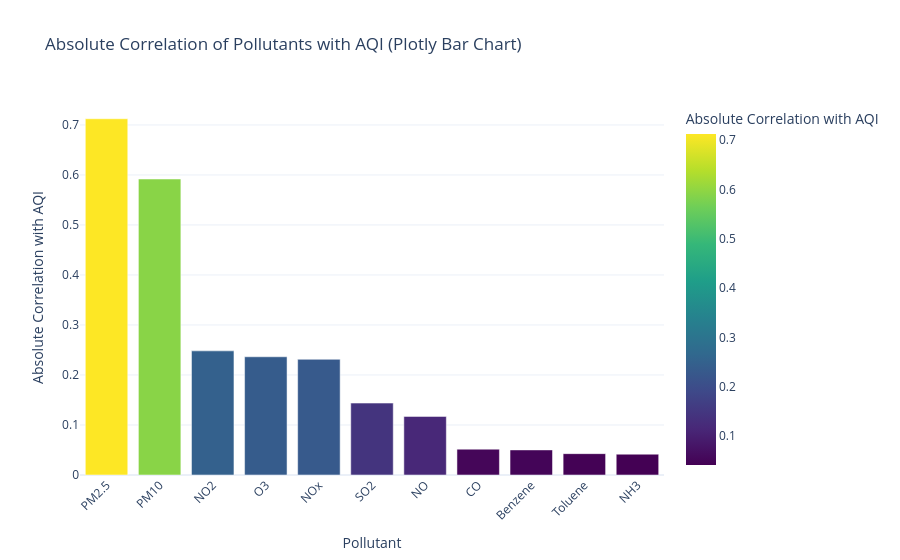

The cell this chart's notebook holds for it:
### Code cell
fig = px.bar(
   sorted_correlations,
    x='Pollutant',
    y='Absolute Correlation with AQI',
    title='Absolute Correlation of Pollutants with AQI (Plotly Bar Chart)',
    color='Absolute Correlation with AQI', 
    color_continuous_scale=px.colors.sequential.Viridis, 
    hover_name='Pollutant',
    template='plotly_white'
)

fig.update_layout(
    xaxis_title='Pollutant',
    yaxis_title='Absolute Correlation with AQI',
    xaxis_tickangle=-45
)

fig.show()

### Figure 1 — Plotly figure (JSON) as saved in the notebook; plotly's stock layout.template omitted (floating-point values rounded to 4 significant figures)
{"data": [{"hovertemplate": "<b>%{hovertext}</b><br><br>Pollutant=%{x}<br>Absolute Correlation with AQI=%{marker.color}<extra></extra>", "hovertext": ["PM2.5", "PM10", "NO2", "O3", "NOx", "SO2", "NO", "CO", "Benzene", "Toluene", "NH3"], "legendgroup": "", "marker": {"color": [0.7124, 0.5919, 0.2482, 0.2364, 0.2314, 0.1438, 0.1172, 0.05166, 0.05017, 0.04268, 0.04163], "coloraxis": "coloraxis", "pattern": {"shape": ""}}, "name": "", "orientation": "v", "showlegend": false, "textposition": "auto", "type": "bar", "x": ["PM2.5", "PM10", "NO2", "O3", "NOx", "SO2", "NO", "CO", "Benzene", "Toluene", "NH3"], "xaxis": "x", "y": [0.7124, 0.5919, 0.2482, 0.2364, 0.2314, 0.1438, 0.1172, 0.05166, 0.05017, 0.04268, 0.04163], "yaxis": "y"}], "layout": {"barmode": "relative", "coloraxis": {"colorbar": {"title": {"text": "Absolute Correlation with AQI"}}, "colorscale": [[0, "#440154"], [0.1111, "#482878"], [0.2222, "#3e4989"], [0.3333, "#31688e"], [0.4444, "#26828e"], [0.5556, "#1f9e89"], [0.6667, "#35b779"], [0.7778, "#6ece58"], [0.8889, "#b5de2b"], [1, "#fde725"]]}, "legend": {"tracegroupgap": 0}, "title": {"text": "Absolute Correlation of Pollutants with AQI (Plotly Bar Chart)"}, "xaxis": {"anchor": "y", "domain": [0, 1], "tickangle": -45, "title": {"text": "Pollutant"}}, "yaxis": {"anchor": "x", "domain": [0, 1], "title": {"text": "Absolute Correlation with AQI"}}}}
